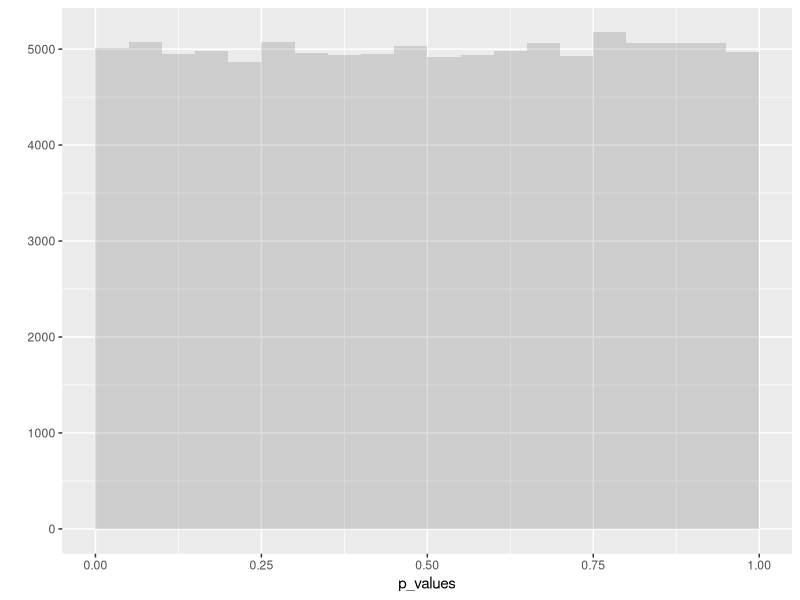
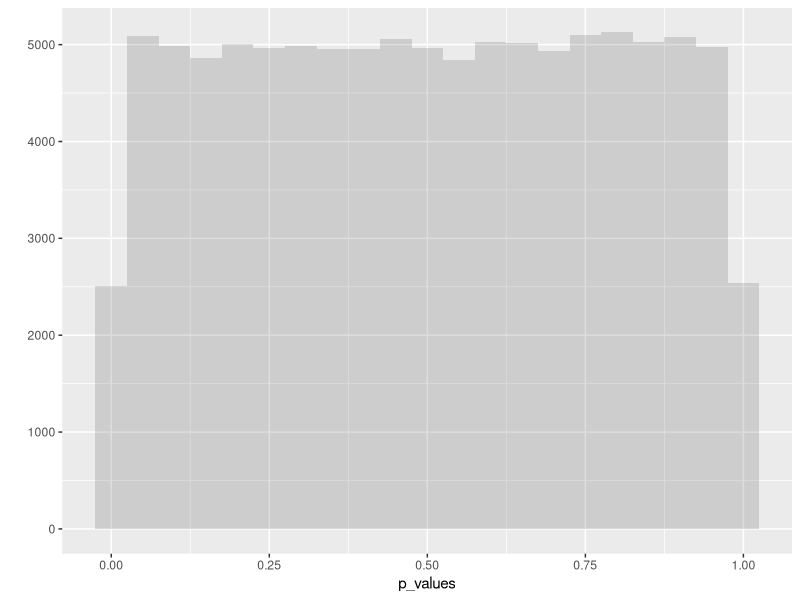
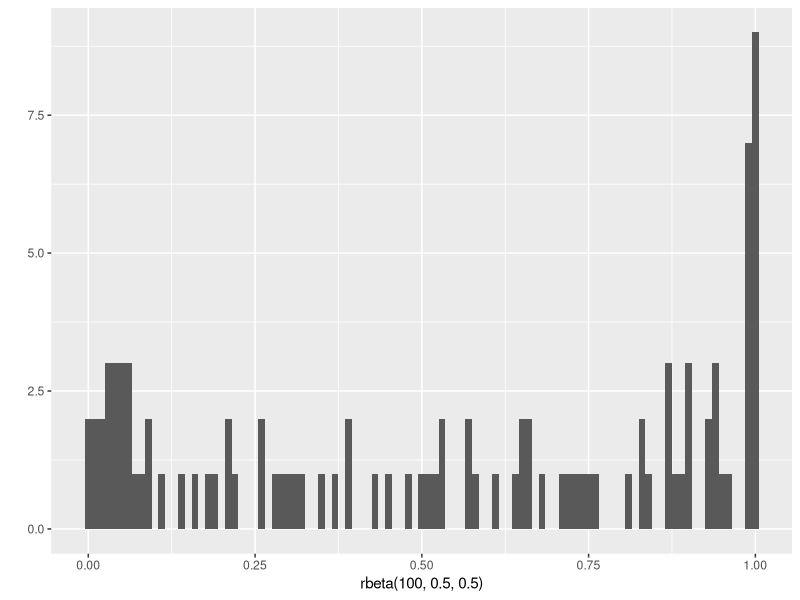
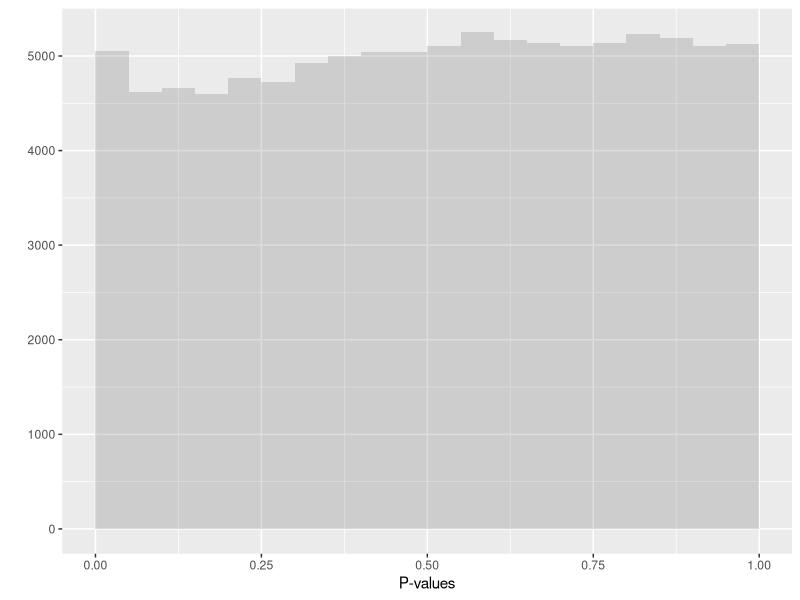
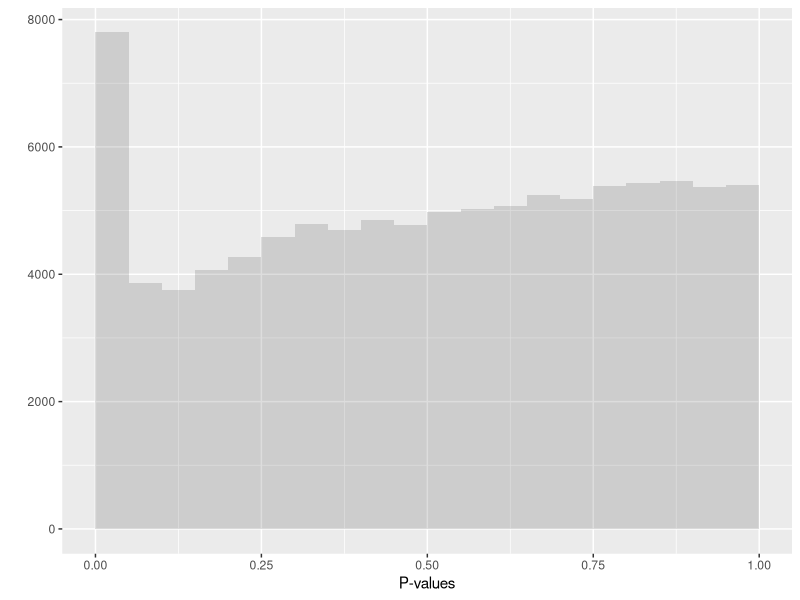
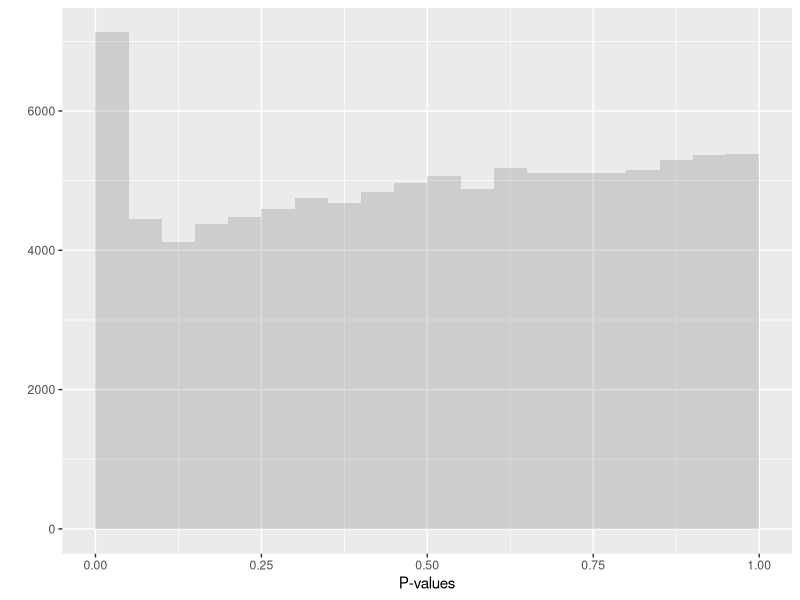

Write the R code that produced these figures, in order. (Note: a time limit stopped this script after it produced the figures.)
library(ggplot2)
set.seed(1800)

#Rejection rates and uniform p-values

pval <- function(n=25){
  x <- rnorm(n,mean = 0,sd = 1)
  test <- t.test(x,mu=0)
  test$p.value
}

pval()

p_values <- replicate(100000,pval())
mean(p_values < 0.05)
mean(p_values < 0.75)

qplot(p_values,binwidth=0.05,alpha=I(0.2), boundary=0)
qplot(p_values,binwidth=0.05,alpha=I(0.2))

#Violating assumptions: non-normality
qplot(rbeta(100,0.5,0.5),binwidth=0.01)
?rbeta
x<-rbeta(10,shape1 = 0.5,shape2 = 0.5)
y<-runif(10,0,1)
t.test(x,y,mu=0,paired = FALSE,var.equal = FALSE)

pval2 <- function(n1=25,n2=25){
  x<-rbeta(n1,shape1 = 0.5,shape2 = 0.5)
  y<-runif(n2,min=0,max=1)
  test <- t.test(x,y,mu=0,paired = FALSE,var.equal = FALSE)
  test$p.value
}

set.seed(1770)
sim <- replicate(100000,pval2(5,5))
mean(sim<0.05)
mean(sim<0.03)
qplot(sim, binwidth=0.05,alpha=I(0.2),boundary=0) + xlab("P-values")

# n2 increases to 10x n1
sim <- replicate(100000,pval2(5,50))
qplot(sim, binwidth=0.05,alpha=I(0.2),boundary=0) + xlab("P-values")
mean(sim<0.05)

# n1 increases to 10x n2
sim <- replicate(100000,pval2(50,5))
qplot(sim, binwidth=0.05,alpha=I(0.2),boundary=0) + xlab("P-values")
mean(sim<0.05)

# n1 equals n2
sim <- replicate(100000,pval2())
qplot(sim, binwidth=0.05,alpha=I(0.2),boundary=0) + xlab("P-values")
mean(sim<0.05)

# t-test robust to non-normality!
